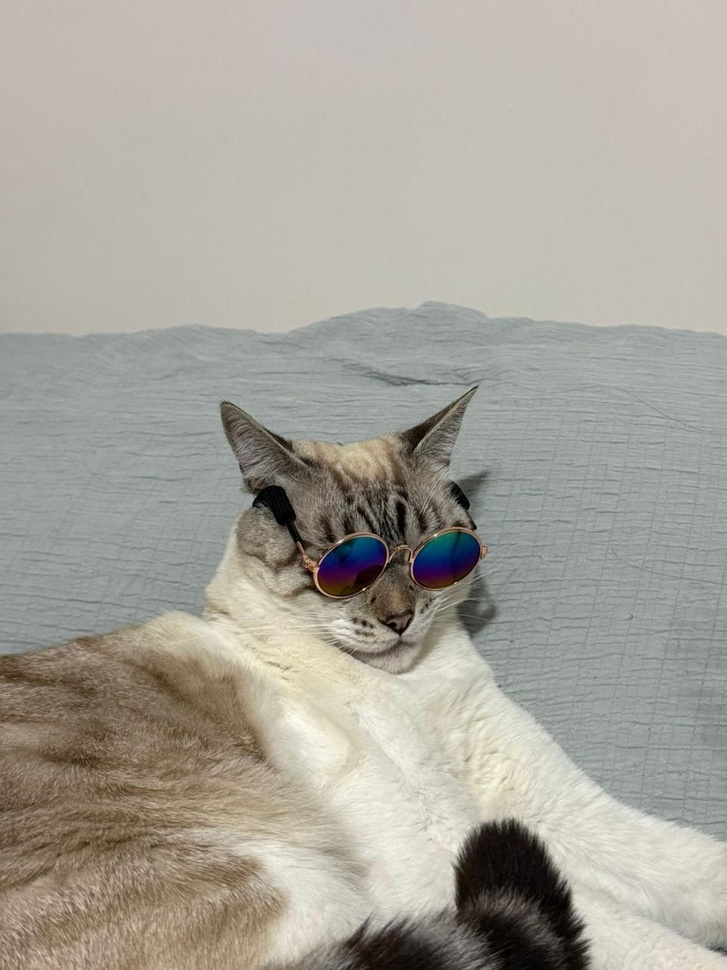
#> input picture Cuatrimestre 2/4 - Percepción Computacional/Tarea 02/byakko.jpeg, 727 x 970 px, shrunk from 960 x 1280 before the run
$ jupyter execute 'Manipulación de imágenes.ipynb'   (shell and % lines are left out)
#> lines starting #> are read from the running program, lines starting #| are printed output that depends on the picture
# Manipulación de imágenes

## Descripción

En esta actividad haremos uso de los filtros y transformaciones vistos en clase y otros más que nos presenten las diferentes bibliotecas de funciones de manipulación de imágenes.

***

## Objetivo

Hacer uso de las herramientas de manipulación de imágenes y comprender el uso de la biblioteca seleccionada de la Tarea anterior.

***

## Tecnologías usadas

OpenCV
NumPy
Matplotlib

***

## Instalación de librerías

[cell 1]
# Instalación de bibliotecas

# Versión de Python y SO
import sys
import platform
import cv2
import numpy as np
import matplotlib

print(f"Sistema Operativo : {platform.system()} {platform.release()} ({platform.version()})")
print(f"Python            : {sys.version}")
print(f"OpenCV            : {cv2.__version__}")
print(f"NumPy             : {np.__version__}")
print(f"Matplotlib        : {matplotlib.__version__}")

## Operaciones

En este trabajo se presentan diversas técnicas de procesamiento digital de imágenes utilizando la biblioteca OpenCV en Python. El objetivo es aplicar transformaciones básicas como histogramas, rotaciones, filtros y ajustes de contraste para comprender su impacto visual.

**Imagen original:**

Ruta de la imagen:

[cell 2]
byakko = 'byakko.jpeg'

### Histograma

Un **histograma de imagen** es una representación gráfica de la distribución de los valores de intensidad de los píxeles de una imagen. El eje horizontal representa los posibles valores de intensidad (0–255 para imágenes de 8 bits), mientras que el eje vertical muestra la frecuencia (cantidad de píxeles) con cada valor. En imágenes a color (BGR/RGB), se puede calcular un histograma por canal (Azul, Verde, Rojo), lo que permite analizar la distribución del color en la imagen. Esta herramienta es fundamental para entender el contraste, brillo y equilibrio de colores de una imagen.

[cell 3]
import cv2
import numpy as np
import matplotlib.pyplot as plt

# Cargar imagen
img = cv2.imread(byakko)
#> img is the input picture: shape (970, 727, 3); mean B, G, R 155, 163.4, 167.1
img_rgb = cv2.cvtColor(img, cv2.COLOR_BGR2RGB)

fig, axes = plt.subplots(1, 2, figsize=(14, 5))

# Imagen original
axes[0].imshow(img_rgb)
axes[0].set_title('Imagen Original')
axes[0].axis('off')

# Histograma por canal de color
colores   = ('r', 'g', 'b')
etiquetas = ('Rojo', 'Verde', 'Azul')
for i, (col, etiqueta) in enumerate(zip(colores, etiquetas)):
    hist = cv2.calcHist([img], [i], None, [256], [0, 256])
    axes[1].plot(hist, color=col, label=etiqueta)
axes[1].set_title('Histograma por canal de color')
axes[1].set_xlabel('Intensidad de píxel')
axes[1].set_ylabel('Frecuencia')
axes[1].legend()
axes[1].set_xlim([0, 256])

plt.tight_layout()
plt.show()
#> figure, not shown here; panel 2: curve peaks at x = 186, y = 45274; panel 2: curve peaks at x = 192, y = 44811; panel 2: curve peaks at x = 197, y = 37854

### Mirror/Espejo

La operación de **espejo** (o volteo) consiste en reflejar la imagen a lo largo de un eje. Existen dos variantes principales:

- **Espejo horizontal:** Se refleja la imagen a lo largo del eje vertical, de modo que la parte izquierda pasa a ser la derecha y viceversa.
- **Espejo vertical:** Se refleja la imagen a lo largo del eje horizontal, de modo que la parte superior pasa a ser la inferior y viceversa.

En OpenCV esta operación se realiza con la función `cv2.flip()`, donde el parámetro `flipCode` determina el tipo de volteo: `1` para horizontal, `0` para vertical y `-1` para ambos ejes simultáneamente.

[cell 4]
import cv2
import matplotlib.pyplot as plt

img = cv2.imread(byakko)
img_rgb = cv2.cvtColor(img, cv2.COLOR_BGR2RGB)

flip_h    = cv2.flip(img_rgb,  1)   # Espejo horizontal
flip_v    = cv2.flip(img_rgb,  0)   # Espejo vertical
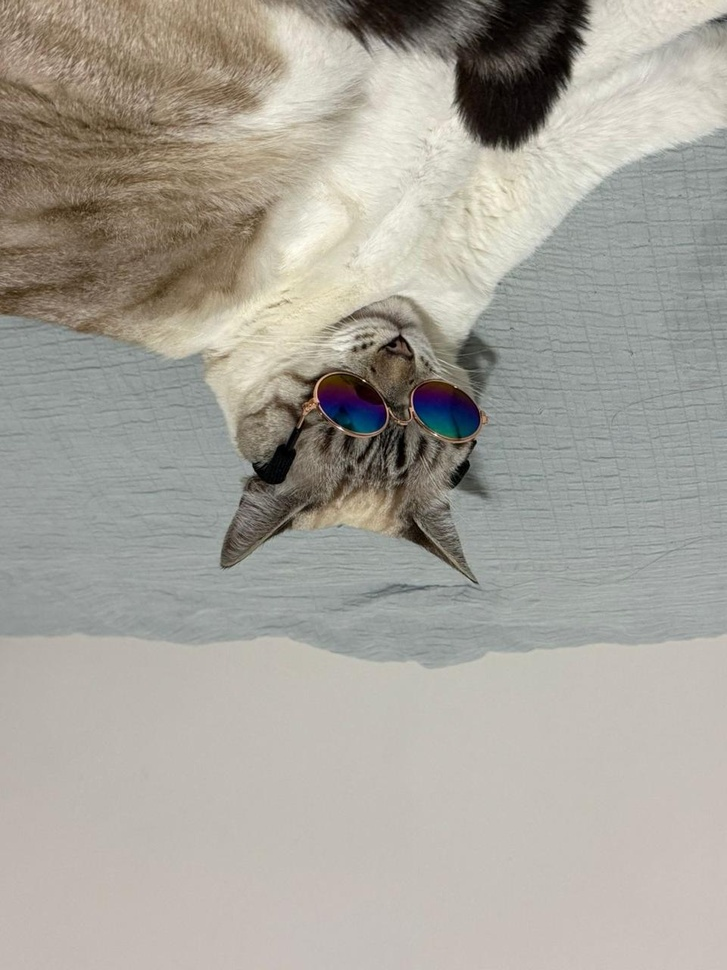
#> flip_v: shape (970, 727, 3); mean R, G, B 167.1, 163.4, 155
flip_both = cv2.flip(img_rgb, -1)   # Ambos ejes
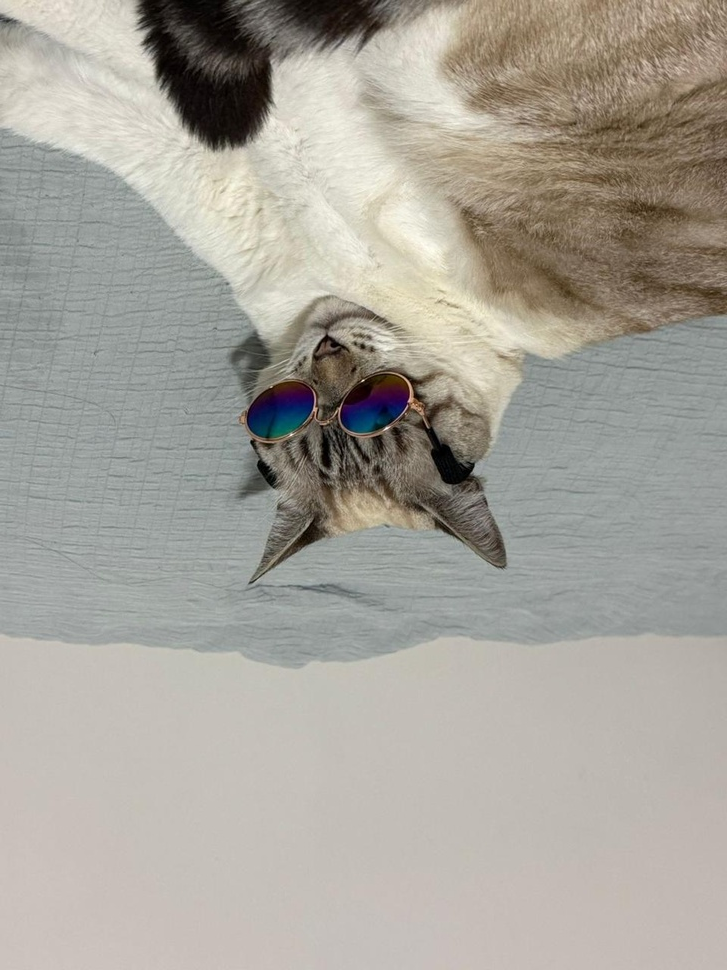
#> flip_both: shape (970, 727, 3); mean R, G, B 167.1, 163.4, 155

fig, axes = plt.subplots(1, 4, figsize=(20, 5))
images = [img_rgb, flip_h, flip_v, flip_both]
titles = ['Original', 'Espejo Horizontal', 'Espejo Vertical', 'Ambos Ejes']

for ax, image, title in zip(axes, images, titles):
    ax.imshow(image)
    ax.set_title(title)
    ax.axis('off')
#> this loop made 4 passes
#> title on passes 1 to 4: 'Original', 'Espejo Horizontal', 'Espejo Vertical', 'Ambos Ejes'

plt.tight_layout()
plt.show()

### Rotación 90, 180, 270

La **rotación** es una transformación geométrica que gira la imagen un número de grados determinado alrededor de un punto (generalmente el centro). Las rotaciones más comunes son múltiplos de 90°:

- **90°:** La imagen se gira un cuarto de vuelta en sentido horario.
- **180°:** La imagen queda invertida, como si se hubiera girado media vuelta.
- **270°:** Equivale a una rotación de 90° en sentido antihorario.

En OpenCV se utiliza `cv2.rotate()` con las constantes `cv2.ROTATE_90_CLOCKWISE`, `cv2.ROTATE_180` y `cv2.ROTATE_90_COUNTERCLOCKWISE` para rotaciones de 90°, 180° y 270° respectivamente, sin recorte ni pérdida de información.

[cell 5]
import cv2
import matplotlib.pyplot as plt

img = cv2.imread(byakko)
img_rgb = cv2.cvtColor(img, cv2.COLOR_BGR2RGB)

rot_90  = cv2.rotate(img_rgb, cv2.ROTATE_90_CLOCKWISE)
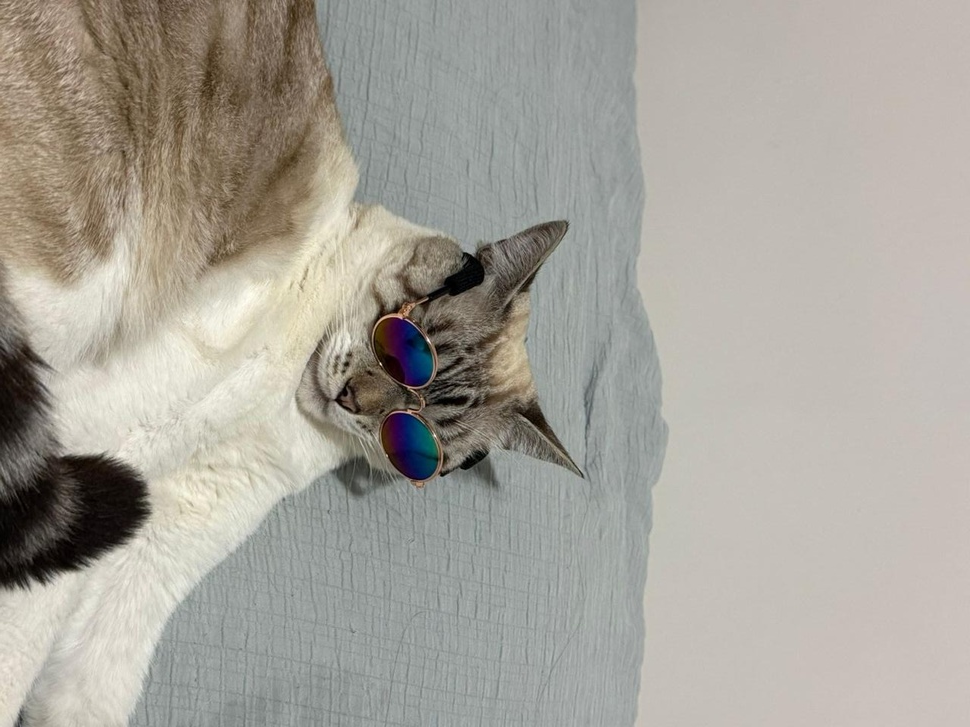
#> rot_90: shape (727, 970, 3); mean R, G, B 167.1, 163.4, 155
rot_180 = cv2.rotate(img_rgb, cv2.ROTATE_180)
rot_270 = cv2.rotate(img_rgb, cv2.ROTATE_90_COUNTERCLOCKWISE)
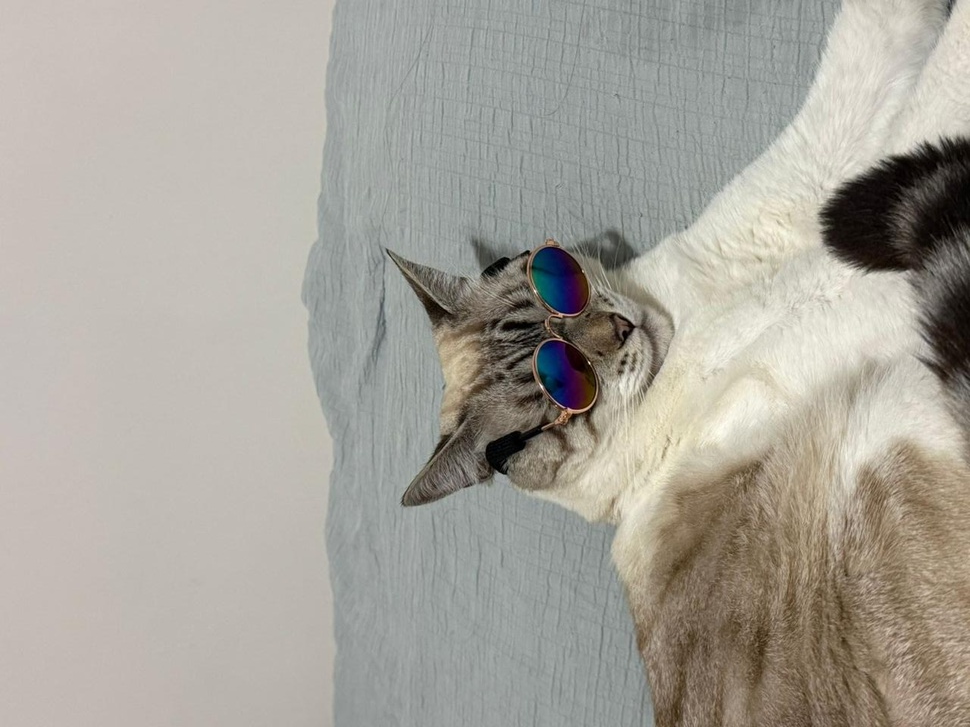
#> rot_270: shape (727, 970, 3); mean R, G, B 167.1, 163.4, 155

fig, axes = plt.subplots(1, 4, figsize=(20, 5))
images = [img_rgb, rot_90, rot_180, rot_270]
titles = ['Original', 'Rotación 90°', 'Rotación 180°', 'Rotación 270°']

for ax, image, title in zip(axes, images, titles):
    ax.imshow(image)
    ax.set_title(title)
    ax.axis('off')
#> this loop made 4 passes
#> title on passes 1 to 4: 'Original', 'Rotación 90°', 'Rotación 180°', 'Rotación 270°'

plt.tight_layout()
plt.show()

### Negativo

El **negativo** de una imagen es el resultado de invertir los valores de intensidad de cada píxel. Para imágenes de 8 bits (valores entre 0 y 255), el negativo se calcula como:

> **Negativo(p) = 255 − p**

Donde `p` es el valor original del píxel. Los píxeles oscuros se vuelven claros y viceversa, generando el efecto visual característico de un negativo fotográfico. Esta operación es útil para resaltar detalles en zonas muy oscuras de la imagen o como paso previo en ciertos algoritmos de segmentación y detección de bordes.

[cell 6]
import cv2
import matplotlib.pyplot as plt

img = cv2.imread(byakko)
img_rgb = cv2.cvtColor(img, cv2.COLOR_BGR2RGB)

# Negativo: invertir valores de cada píxel
negativo = 255 - img_rgb
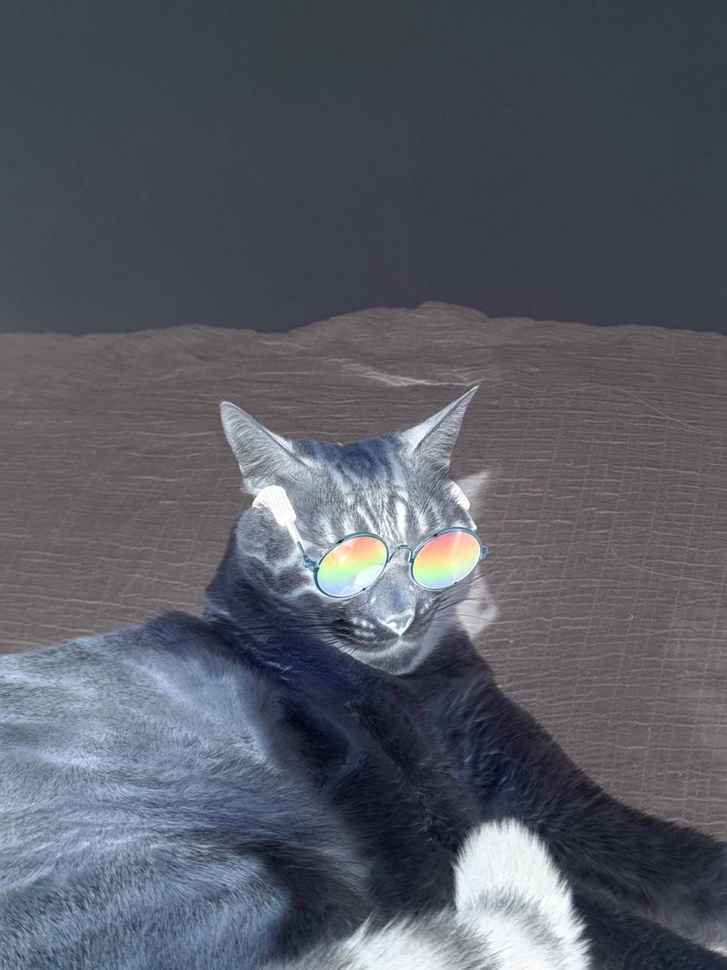
#> negativo: shape (970, 727, 3); mean R, G, B 87.9, 91.6, 100

fig, axes = plt.subplots(1, 2, figsize=(12, 5))
for ax, image, title in zip(axes, [img_rgb, negativo], ['Original', 'Negativo']):
    ax.imshow(image)
    ax.set_title(title)
    ax.axis('off')
#> this loop made 2 passes

plt.tight_layout()
plt.show()

### Contraste

El **contraste** de una imagen hace referencia a la diferencia de luminosidad entre las zonas más claras y las más oscuras. Ajustar el contraste permite resaltar detalles que de otro modo serían difíciles de distinguir.

Una forma común de modificar el contraste es mediante la transformación lineal:

> **g(x, y) = α · f(x, y) + β**

Donde:
- `f(x, y)` es el valor del píxel original.
- `α` (**alpha**) controla el **contraste**: valores > 1 lo aumentan, valores entre 0 y 1 lo reducen.
- `β` (**beta**) controla el **brillo**: valores positivos aclaran la imagen, negativos la oscurecen.

En OpenCV esto se aplica con `cv2.convertScaleAbs()`.

[cell 7]
import cv2
import matplotlib.pyplot as plt

img = cv2.imread(byakko)
img_rgb = cv2.cvtColor(img, cv2.COLOR_BGR2RGB)

# Configuraciones (alpha, beta)
configs = [(1.0, 0), (1.5, 0), (2.0, 0), (1.5, 50)]
titles  = ['Original\n(α=1, β=0)', 'Contraste leve\n(α=1.5, β=0)',
           'Alto contraste\n(α=2.0, β=0)', 'Contraste + Brillo\n(α=1.5, β=50)']

fig, axes = plt.subplots(1, 4, figsize=(20, 5))
for ax, (alpha, beta), title in zip(axes, configs, titles):
    ajustada = cv2.convertScaleAbs(img_rgb, alpha=alpha, beta=beta)
    ax.imshow(ajustada)
    ax.set_title(title)
    ax.axis('off')

plt.tight_layout()
plt.show()
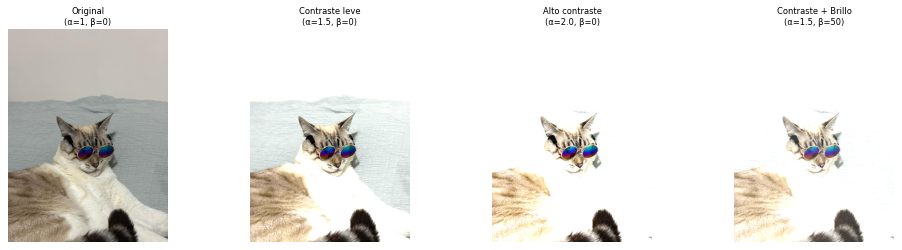
#> figure drawn by matplotlib, 4 panels

### Operación extra (blur)

El **desenfoque** (blur) es un filtro de suavizado que reduce el ruido y los detalles finos de una imagen promediando los valores de los píxeles en un vecindario definido por un **kernel**. Existen varios tipos en OpenCV:

- **Blur promedio (`cv2.blur`):** Cada píxel se reemplaza por el promedio aritmético de sus vecinos dentro de un kernel rectangular. Es el más simple pero puede producir artefactos en los bordes.
- **Blur Gaussiano (`cv2.GaussianBlur`):** Aplica un promedio ponderado con distribución gaussiana, dando más peso al píxel central. Produce un suavizado más natural y es ampliamente usado como preprocesamiento.
- **Blur de mediana (`cv2.medianBlur`):** Reemplaza cada píxel por la mediana de su vecindario. Es especialmente eficaz para eliminar ruido de tipo "sal y pimienta" preservando los bordes mejor que los anteriores.

[cell 8]
import cv2
import matplotlib.pyplot as plt

img = cv2.imread(byakko)
img_rgb = cv2.cvtColor(img, cv2.COLOR_BGR2RGB)

blur_avg    = cv2.blur(img_rgb, (15, 15))
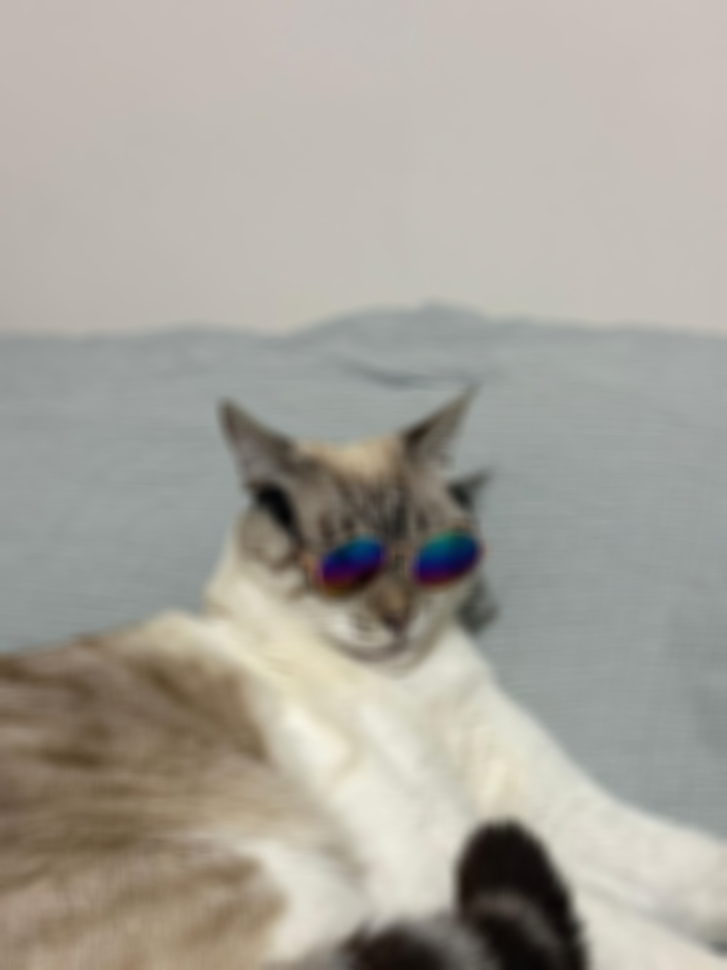
#> blur_avg: shape (970, 727, 3); mean R, G, B 167.1, 163.4, 155
blur_gauss  = cv2.GaussianBlur(img_rgb, (15, 15), 0)
blur_median = cv2.medianBlur(img_rgb, 15)

fig, axes = plt.subplots(1, 4, figsize=(20, 5))
images = [img_rgb, blur_avg, blur_gauss, blur_median]
titles = ['Original', 'Blur Promedio\n(15×15)', 'Blur Gaussiano\n(15×15)', 'Blur Mediana\n(kernel 15)']

for ax, image, title in zip(axes, images, titles):
    ax.imshow(image)
    ax.set_title(title)
    ax.axis('off')
#> this loop made 4 passes

plt.tight_layout()
plt.show()
